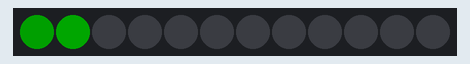
A program run on a simulated CircuitPython board. Shown: 12 RGB LEDs in strip order, left to right. Dim RGB values are drawn brighter than linear.

Above: at 0.11 s.
At 0.62 s:
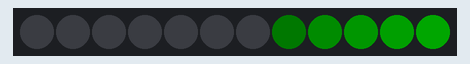
At 1.07 s:
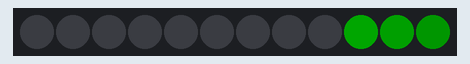
At 1.58 s:
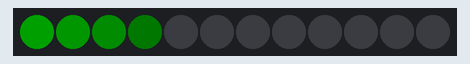
At 2.14 s:
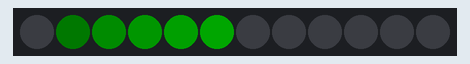

The program:

AnimationBaseCode.py
```python
# CircuitPython LED Animation Demo base code for PyCascades 2021
import board
import random
# Uncomment your LED type
import neopixel
#import adafruit_dotstar

# Animation modules
from adafruit_led_animation.animation.comet import Comet
from adafruit_led_animation.color import colorwheel
from adafruit_led_animation.sequence import AnimationSequence

# Not enough memory for these on Gemma M0, Trinket M0, QTPy
#from adafruit_led_animation.animation.pulse import Pulse
#from adafruit_led_animation.animation.chase import Chase
#from adafruit_led_animation.animation.rainbow import Rainbow

##########################################
# SET THESE VALUES FOR YOUR BOARD and LEDS
data_pin = board.D1
#clock_pin = board.D12  #DotStar
num_pixels = 12

# Uncomment the appropriate line below for NeoPixels or DotStar
pixels = neopixel.NeoPixel(data_pin,
#pixels = adafruit_dotstar(data_pin, clock_pin,
                            num_pixels,
                            brightness=0.2,
                            auto_write=False)
##########################################

comet = Comet(pixels, speed=0.05, color=(0,255,0), tail_length=5, bounce=True)


while True:
    comet.animate()
```

Measured:
- by itself, everything shown: repeats every 1.8 s, in 34 steps
